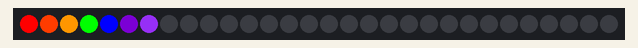
A program run on a simulated Raspberry Pi Pico running MicroPython. Parts: 30 RGB LEDs in strip order, left to right.

Above: at 0.01 s.
At 0.72 s:
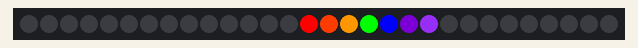
At 1.13 s:
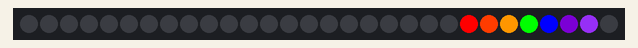
At 1.55 s:
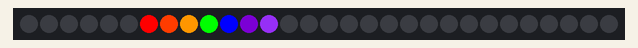

The program:

14-moving-rainbow.py
```python
from machine import Pin
from neopixel import NeoPixel
from utime import sleep
import config

NUMBER_PIXELS = config.NUMBER_PIXELS

strip = NeoPixel(Pin(config.NEOPIXEL_PIN), NUMBER_PIXELS)
# Color RGB values
red = (255, 0, 0)
orange = (255, 60, 0)
yellow = (255, 150, 0)
green = (0, 255, 0)
blue = (0, 0, 255)
indigo = (75, 0, 130)
violet = (138, 43, 226)
color_names = ('red', 'orange', 'yellow', 'green', 'blue', 'indigo', 'violet')
num_colors = len(color_names)
colors = (red, orange, yellow, green, blue, indigo, violet)

while True:
    for i in range(0, NUMBER_PIXELS - num_colors + 1):
        index = 0
        # draw the rainbow
        for color in colors:
            strip[index + i] = colors[index]
            index += 1
        strip.write()
        sleep(.05)
        # erase the current pixel
        strip[i] = (0,0,0)
        # erase the last draw
        if i == NUMBER_PIXELS - num_colors:
            strip[i+1] = (0,0,0)
            strip[i+2] = (0,0,0)
            strip[i+3] = (0,0,0)
            strip[i+4] = (0,0,0)
            strip[i+5] = (0,0,0)
            strip[i+6] = (0,0,0)
            strip.write()
```

config.py
```python
# Moving Rainbow Configuration file
# Filename: 01-config.py
# This file contains the hardware configuration for your kit
# This file can be imported by each program
NEOPIXEL_PIN = 0
NUMBER_PIXELS = 30
BUTTON_PIN_1 = 15
BUTTON_PIN_2 = 14
```

Measured:
- by itself, everything shown: repeats every 1.2 s, in 24 steps
